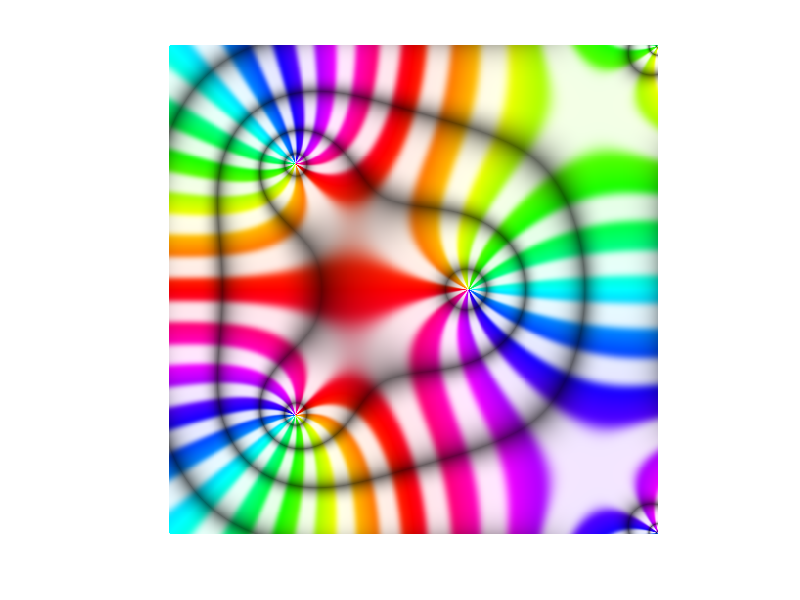

The MATLAB source for this figure:
function img=coolviz4(func)
%visualization of complex function
%usage
%
%   coolviz4  
%   calling coolviz4 without any argument draw cos(z)-sinh(z)
%
%   coolviz4('sin(z)')
%   plots sin(z) from -pi to pi in x-axis  and -pi to pi in y-axis
%   
%   coolviz4('func')
%   'func' can be any function  
%   example: coolviz4('log(z)')      , coolviz4( 'cot(z)')
%            coolviz4('z.^2 - 1./z') , coolviz4('z.^3-cos(z)')........
%   always use ./ .* .^ operators when passing 'func'
%   any function is drawn from -pi to pi on x-axis  and -pi to pi on y-axis  
%
%   to save image call function as 
%   img=coolviz4('log(z)');
%   imwrite(img,'domaincolor.png','png');
%   

if nargin==0
    func='cos(z)-sinh(z)';
end
x=linspace(-pi,pi,500);
y=linspace(-pi,pi,500);
z  = zeros(length(x),length(y));
col= zeros(length(x),length(y),3);
lenx = length(x);
leny = length(y);
mm=1;
nn=1;
v=0+0i;
r=0;
g=0;
b=0;
    
for n = 1:lenx
    z(n,:) = y(:)+i*x(n);
end
    

z=feval(inline(func),z);       %function

phase_z=mod(max(max(abs(z))),pi);


PI = pi;   
E  = exp(1);
h_wait=waitbar(0,'Please  wait...');

for mm=1:lenx            
    for nn=1:leny        
        v=z(mm,nn);
        a=angle(v);
   
        while(a<0)        
           a = a + 2*PI; 
        end               

        a = a / (2*PI);
        m = abs(v);
        ranges = 0;
        rangee = 1;
    
        while(m>rangee)     
            ranges = rangee;
            rangee = rangee* E;
        end                
        k   = (m-ranges)/(rangee-ranges);
    
       
        if k < 0.5       
          sat=mod(abs(cos(10*pi*a)).^5,1);
       else
          sat=mod(abs(cos(10*pi*a)).^5,1);
       end               
       sat = 1 - (1-sat)^5; 
       sat = 0.1 + sat*0.9;
    
       if k < 0.5          
          val=k*2; 
       else
          val=1-(k-0.5)*2;
       end                 
       val = 1 - val;
       val = 1 -(1-val)^3; 
       val = 0.4 +val *0.6;
       
       if (sat==0)      
           r = val;g = val;b = val;
       else            
           if (a==1)   
              a = 0;
           end      
           zo = floor(a*6); 
           rough = (zo); 
           f = a*6 - zo;
           p = val*(1-sat);
           q = val*(1-sat*f);
           t = val*(1-sat*(1-f));
 
           switch (rough)    
          case 0 
                r=val; g=t; b=p;
          case 1 
                r=q; g=val; b=p;
          case 2 
                r=p; g=val; b=t;
          case 3 
                r=p; g=q; b=val;
          case 4 
                r=t; g=p; b=val;
          case 5 
                r=val; g=p; b=q;
          end             
      end                
        
      co = (256*r); 
      if(co>255)          
         co = 255; 
      end                 
      col(mm,nn,1) = co;
      co = (256*g); 
      if(co>255)          
          co = 255; 
      end                 
      col(mm,nn,2) = co;
      co = (256*b); 
      if(co>255)          
         co = 255; 
      end                 
      col(mm,nn,3) = co;

      end            
    waitbar(mm/lenx,h_wait);
end                
close(h_wait);
col8=uint8(col);
image(col8);
axis off square

if nargout==1
    img=col8;
end

%function end
